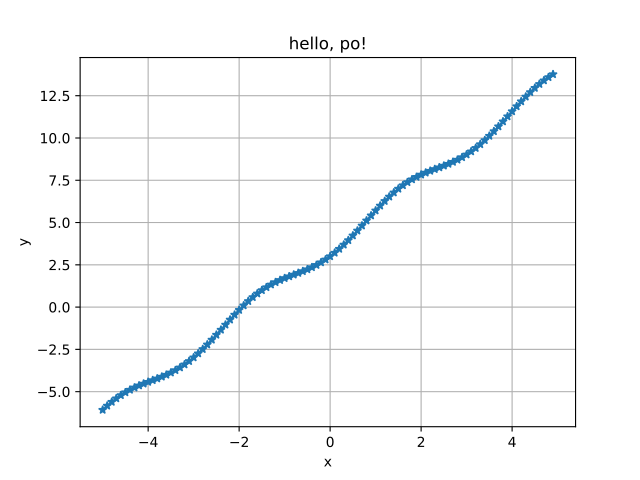

The script that saved this image:
import matplotlib, math
import matplotlib.pyplot as plt
matplotlib.use('TkAgg')
x = [i/10 for i in range(-50,50)]
y = [2*i + math.sin(i)**2 + 3 for i in x]
plt.plot(x,y, marker="*")
plt.grid(True)
plt.title("hello, po!")
plt.xlabel("x")
plt.ylabel("y")
plt.savefig("po.pdf")
plt.show()
